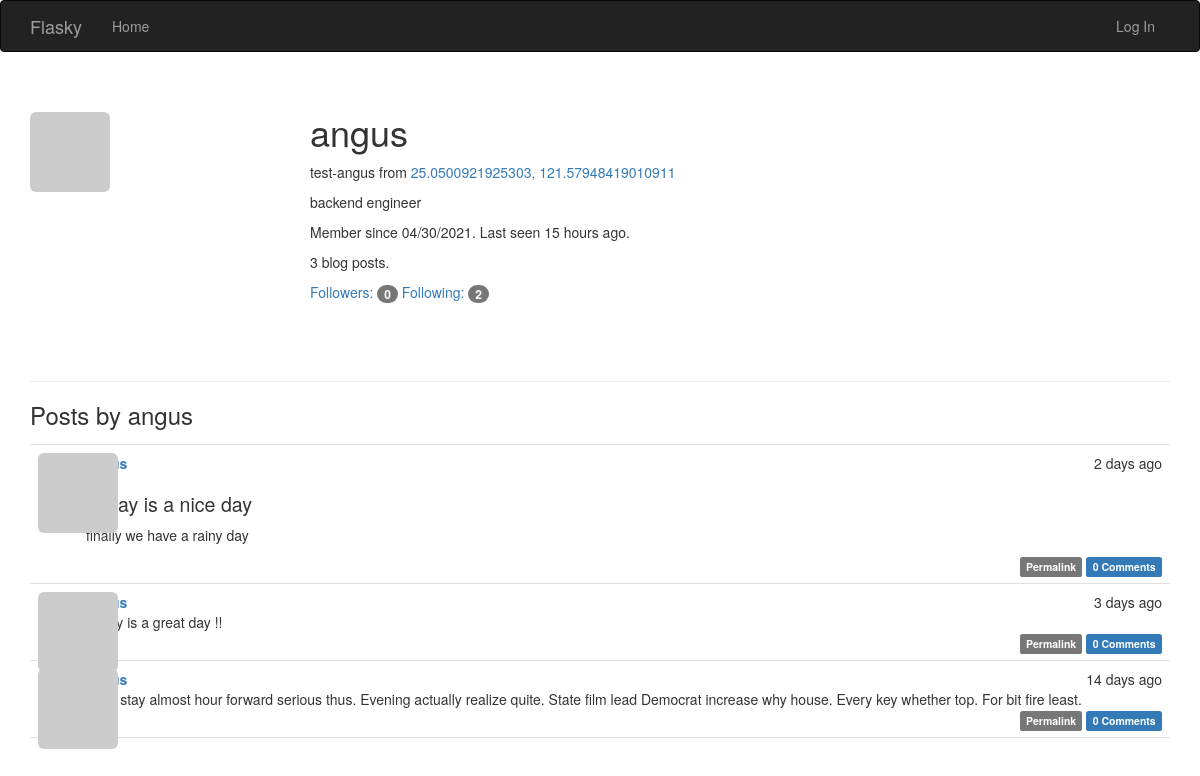
Before: /user/angus with the older database file.
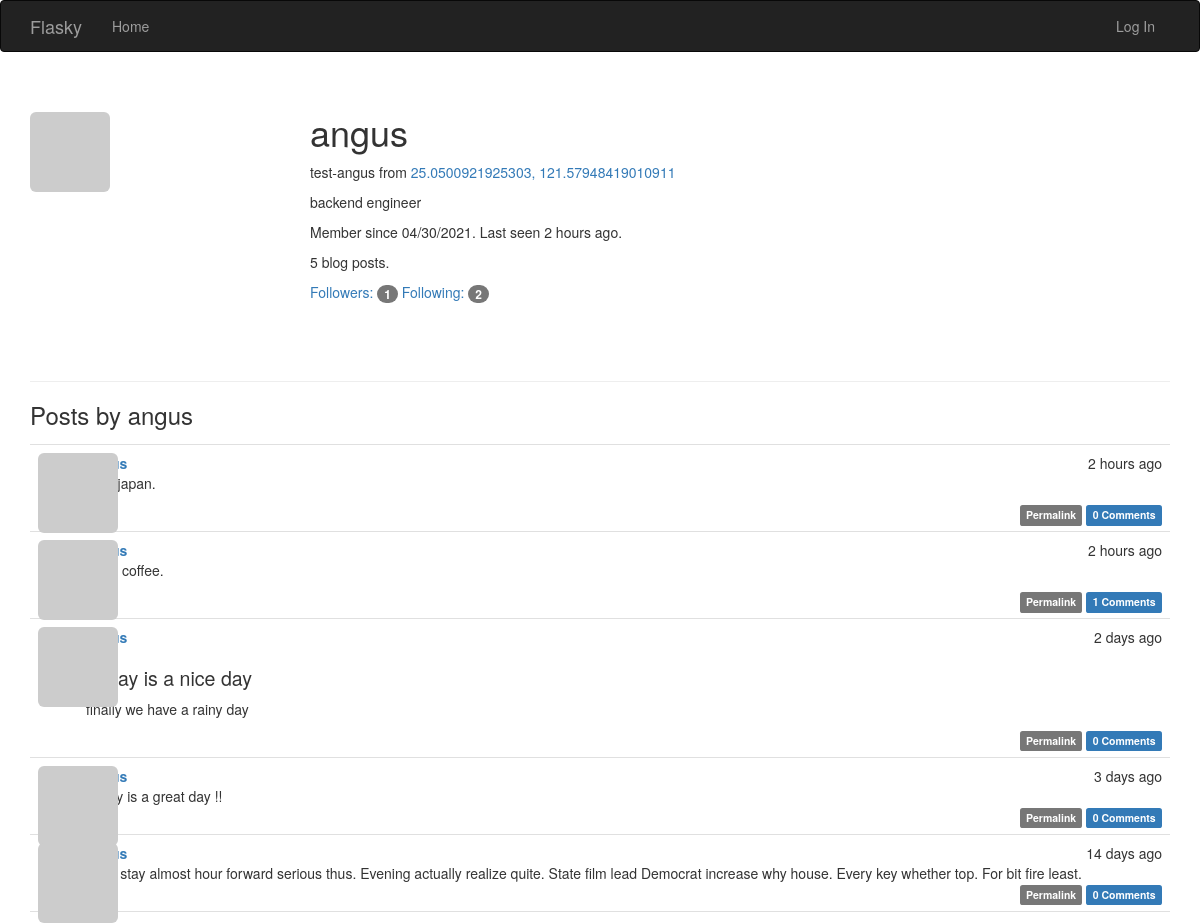
After: the same page with the newer database file.
### app/models.py (models this page shows, shortened)
class User(UserMixin, db.Model):
    __tablename__ = 'users'
    id = db.Column(db.Integer, primary_key=True)
    username = db.Column(db.String(64), unique=True, index=True)
    email = db.Column(db.String(64), unique=True, index=True)  # 讓使用者可以用email 登入
    role_id = db.Column(db.Integer, db.ForeignKey('roles.id'))
    password_hash = db.Column(db.String(128))
    confirmed = db.Column(db.Boolean, default=False)  # 帳號確認狀態
    name = db.Column(db.String(64))  # 本名
    location = db.Column(db.String(64))
    about_me = db.Column(db.Text())
    member_since = db.Column(db.DateTime(), default=datetime.utcnow)  # 建立時間
    last_seen = db.Column(db.DateTime(), default=datetime.utcnow)  # 上次訪問時間
    avatar_hash = db.Column(db.String(32))  # 儲存頭像URL用
    posts = db.relationship('Post', backref='author', lazy='dynamic')
    followed = db.relationship('Follow', foreign_keys=[Follow.follower_id],
                                         backref=db.backref('follower', lazy='joined'),
                                         lazy='dynamic',
                                         cascade='all, delete-orphan')
    followers = db.relationship('Follow', foreign_keys=[Follow.followed_id],
                                          backref=db.backref('followed', lazy='joined'),
                                          lazy='dynamic',
                                          cascade='all, delete-orphan')
    comments = db.relationship('Comment', backref='author', lazy='dynamic')  # 與評論的關係
    @property  # property 是只能讀取的屬性特性
    def password(self):
        raise AttributeError('password is not a readable attribute')
    def gravatar_hash(self):  # 產生email MD5 hash值
        return hashlib.md5(self.email.lower().encode('utf-8')).hexdigest()
    def gravatar(self, size=100, default='identicon', rating='g'):  # 產生gravatar的URL
        url = 'https://secure.gravatar.com/avatar'
        hash = self.avatar_hash or self.gravatar_hash()
        return f'{url}/{hash}?s={size}&d={default}&r={rating}'

class Post(db.Model):
    __tablename__ = 'posts'
    id = db.Column(db.Integer, primary_key=True)
    body = db.Column(db.Text) # 儲存markdown 格式文章
    body_html = db.Column(db.Text)  # 儲存html 格式文章
    timestamp = db.Column(db.DateTime, index=True, default=datetime.utcnow)
    author_id = db.Column(db.Integer, db.ForeignKey('users.id'))
    comments = db.relationship('Comment', backref='post', lazy='dynamic')  # 與評論的關聯

### app/main/views.py (the view)
@main.route('/user/<username>')
def user(username):
    user = User.query.filter_by(username=username).first_or_404()  # 若找不到user就跳404
    posts = user.posts.order_by(Post.timestamp.desc()).all()
    return render_template('user.html', user=user, posts=posts)  # 將user傳入模板 顯示訊息

### app/auth/views.py (called while the page is built)
@auth.before_app_request  # 註冊成全域的裝飾器
def before_request():
    if current_user.is_authenticated:  # 如果使用者有登入下的判斷
        current_user.ping()  # 每次都執行 更新上次登入時間
        if not current_user.confirmed and request.endpoint \
            and request.blueprint != 'auth' and request.endpoint != 'static':
            return redirect(url_for('auth.unconfirmed'))

### app/main/__init__.py (called while the page is built)
@main.app_context_processor
def inject_permissions():
    return dict(Permission=Permission)

### app/models.py (called while the page is built)
    def can(self, permissions):
        return False

    def is_administrator(self):
        return False

### app/templates/user.html (shortened to what this page needs)
{% extends "base.html" %}
{% import "_macros.html" as macros %}
{% block page_content %}
<div class="page-header">
    <img class="img-rounded profile-thumbnail" src="{{ user.gravatar(size=256) }}">
    <div class="profile-header">
        <h1>{{ user.username }}</h1>
        {% if user.name or user.location %}
        <p>
            {% if user.name %}
                {{ user.name }}
            {% endif %}
            {% if user.location %}
                from <a href="http://maps.google.com/?q={{ user.location }}">{{ user.location }}</a>
            {% endif %}
        </p>
        {% endif %}
        {% if user.about_me %}<p>{{ user.about_me }}</p>{% endif %}
        <p>Member since {{ moment(user.member_since).format('L') }}. Last seen {{ moment(user.last_seen).fromNow() }}.</p>
        <p>{{ user.posts.count() }} blog posts.</p>
        <p>
            <a href="{{ url_for('.followers', username=user.username) }}">Followers: <span class="badge">{{ user.followers.count() - 1 }}</span></a>
            <a href="{{ url_for('.followed_by', username=user.username) }}">Following: <span class="badge">{{ user.followed.count() - 1 }}</span></a>
        </p>
    </div>
</div>
<h3>Posts by {{ user.username }}</h3>
{% include '_posts.html' %}
{% endblock %}

### app/templates/_posts.html (shortened to what this page needs)
<ul class="posts">
    {% for post in posts %}
    <li class="post">
        <div class="post-thumbnail">
            <a href="{{ url_for('.user', username=post.author.username) }}">
                <img class="img-rounded profile-thumbnail" src="{{ post.author.gravatar(size=40) }}">
            </a>
        </div>
        <div class="post-content">
            <div class="post-date">{{ moment(post.timestamp).fromNow() }}</div>
            <div class="post-author"><a href="{{ url_for('.user', username=post.author.username) }}">{{ post.author.username }}</a></div>
                    <div class="post-body">
                {% if post.body_html %}
                    {{ post.body_html | safe }}
                {% else %}
                    {{ post.body }}
                {% endif %}
        </div>
            <div class="post-footer">
                <a href="{{ url_for('.post', id=post.id) }}">
                    <span class="label label-default">Permalink</span>
                </a>
                <a href="{{ url_for('.post', id=post.id) }}#comments">
                    <span class="label label-primary">{{ post.comments.count() }} Comments</span>
                </a>
            </div>
    </li>
    {% endfor %}
</ul>

Changed rows visible on the page:
changed User "angus": last_seen "15 hours ago" → "2 hours ago"
added Post: timestamp "2 hours ago", body_html "i like japan.", comments.count "0"
added Post: timestamp "2 hours ago", body_html "i love coffee.", comments.count "1"
Other visible differences:
{{ user.posts.count() }}: "3" → "5"
{{ user.followers.count() - 1 }}: "0" → "1"
